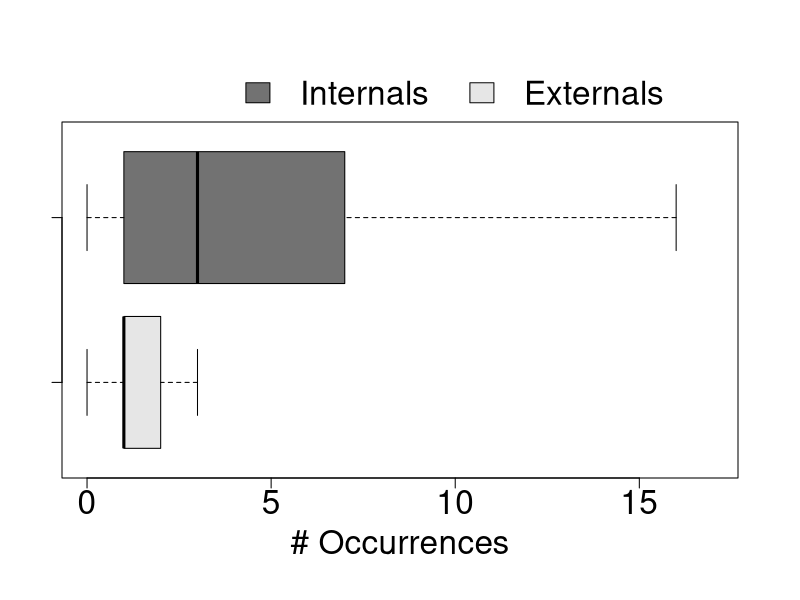
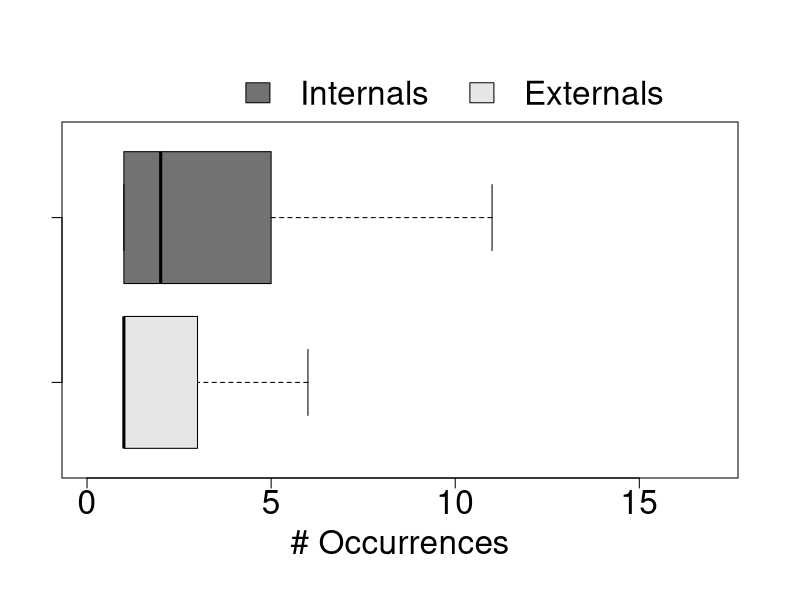
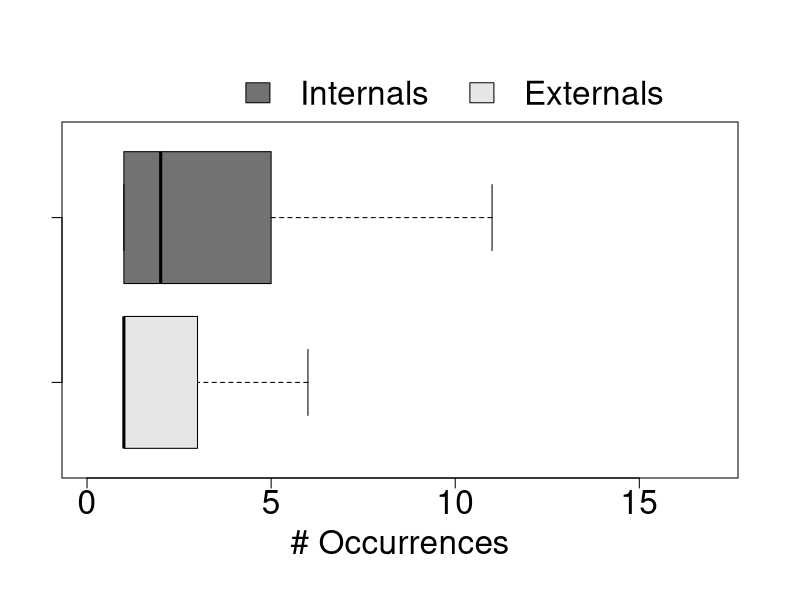
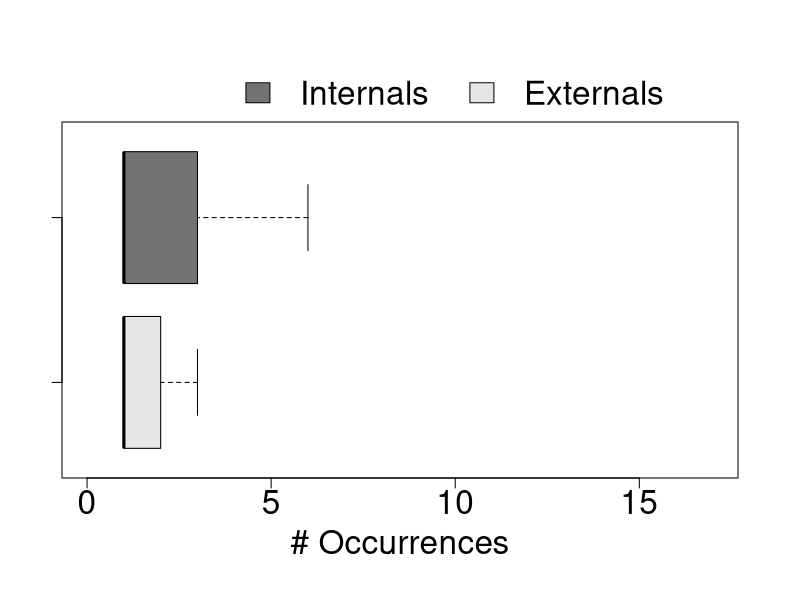
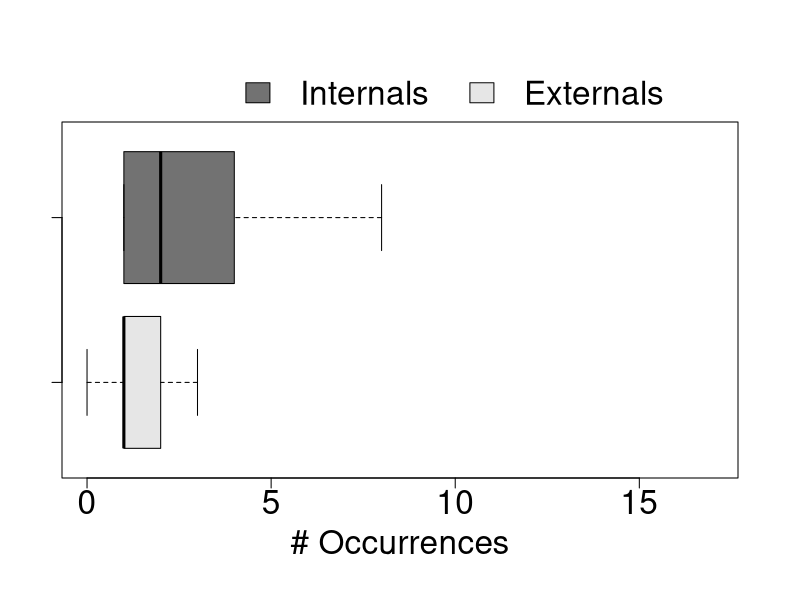

R code for these plots, in order:
# install.packages("reshape2")
# install.packages("scales")
library(reshape2)
library(scales)
library(plyr)
par(xpd=TRUE)

# Image: 880 x 500

setwd("/home/fronchetti/Documentos/jbcs") # Working directory

pulls_summary <- read.csv("Dataset/atom/merged_pull_requests_summary.csv", colClasses=c(NA, NA, NA, NA, NA, NA, "Date", NA, NA, NA, NA, NA))
internals <- subset(pulls_summary, user_type == "Internals")
externals <- subset(pulls_summary, user_type == "Externals")
mar.default <- c(4,1,4,1) + 0.1
par(mar = mar.default + c(2, 2, 2, 2)) 
boxplot(externals$number_of_commits, internals$number_of_commits, ylim=c(0,17), xlab="# Occurrences", las = 1, outline = FALSE, cex.lab=2, cex.axis = 2, horizontal = TRUE, margin = list(l = 10, r = 10, b = 0, t = 0), col=(c("#E6E6E6", "#727272")))
legend(3.5, 3, c("Internals", "Externals"), col=c("#727272", "#E6E6E6"), ncol=2, cex=2, bty = "n", fill = c("#727272", "#E6E6E6"))

pulls_summary <- read.csv("Dataset/electron/merged_pull_requests_summary.csv", colClasses=c(NA, NA, NA, NA, NA, NA, "Date", NA, NA, NA, NA, NA))
internals <- subset(pulls_summary, user_type == "Internals")
externals <- subset(pulls_summary, user_type == "Externals")
mar.default <- c(4,1,4,1) + 0.1
par(mar = mar.default + c(2, 2, 2, 2)) 
boxplot(externals$number_of_commits, internals$number_of_commits, ylim=c(0,17), xlab="# Occurrences", las = 1, outline = FALSE, cex.lab=2, cex.axis = 2, horizontal = TRUE, margin = list(l = 10, r = 10, b = 0, t = 0), col=(c("#E6E6E6", "#727272")))
legend(3.5, 3, c("Internals", "Externals"), col=c("#727272", "#E6E6E6"), ncol=2, cex=2, bty = "n", fill = c("#727272", "#E6E6E6"))

pulls_summary <- read.csv("Dataset/git-lfs/merged_pull_requests_summary.csv", colClasses=c(NA, NA, NA, NA, NA, NA, "Date", NA, NA, NA, NA, NA))
internals <- subset(pulls_summary, user_type == "Internals")
externals <- subset(pulls_summary, user_type == "Externals")
mar.default <- c(4,1,4,1) + 0.1
par(mar = mar.default + c(2, 2, 2, 2)) 
boxplot(externals$number_of_commits, internals$number_of_commits, ylim=c(0,17), xlab="# Occurrences", las = 1, outline = FALSE, cex.lab=2, cex.axis = 2, horizontal = TRUE, margin = list(l = 10, r = 10, b = 0, t = 0), col=(c("#E6E6E6", "#727272")))
legend(3.5, 3, c("Internals", "Externals"), col=c("#727272", "#E6E6E6"), ncol=2, cex=2, bty = "n", fill = c("#727272", "#E6E6E6"))

pulls_summary <- read.csv("Dataset/hubot/merged_pull_requests_summary.csv", colClasses=c(NA, NA, NA, NA, NA, NA, "Date", NA, NA, NA, NA, NA))
internals <- subset(pulls_summary, user_type == "Internals")
externals <- subset(pulls_summary, user_type == "Externals")
mar.default <- c(4,1,4,1) + 0.1
par(mar = mar.default + c(2, 2, 2, 2)) 
boxplot(externals$number_of_commits, internals$number_of_commits, ylim=c(0,17), xlab="# Occurrences", las = 1, outline = FALSE, cex.lab=2, cex.axis = 2, horizontal = TRUE, margin = list(l = 10, r = 10, b = 0, t = 0), col=(c("#E6E6E6", "#727272")))
legend(3.5, 3, c("Internals", "Externals"), col=c("#727272", "#E6E6E6"), ncol=2, cex=2, bty = "n", fill = c("#727272", "#E6E6E6"))

pulls_summary <- read.csv("Dataset/linguist/merged_pull_requests_summary.csv", colClasses=c(NA, NA, NA, NA, NA, NA, "Date", NA, NA, NA, NA, NA))
internals <- subset(pulls_summary, user_type == "Internals")
externals <- subset(pulls_summary, user_type == "Externals")
mar.default <- c(4,1,4,1) + 0.1
par(mar = mar.default + c(2, 2, 2, 2)) 
boxplot(externals$number_of_commits, internals$number_of_commits, ylim=c(0,17), xlab="# Occurrences", las = 1, outline = FALSE, cex.lab=2, cex.axis = 2, horizontal = TRUE, margin = list(l = 10, r = 10, b = 0, t = 0), col=(c("#E6E6E6", "#727272")))
legend(3.5, 3, c("Internals", "Externals"), col=c("#727272", "#E6E6E6"), ncol=2, cex=2, bty = "n", fill = c("#727272", "#E6E6E6"))
